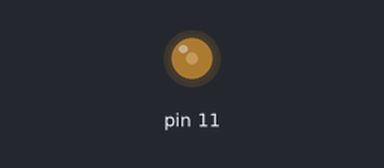
A sketch run on a simulated Arduino Uno, built with avr-gcc and run on an emulated ATmega328P. On the bench: output pins drawn as LEDs (lit = HIGH).

Above: at 0.1 s.
Timing chart, 0 to 1.6 s (numbered marks = the images above):
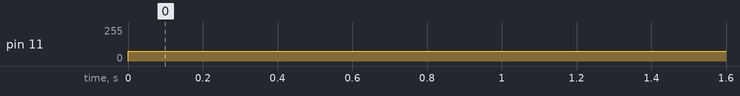

The sketch:

Multimeter2.ino
```cpp
int Helligkeit; //0 = keine Helligkeit und 255 = volle Helligkeit
void setup() {
  // put your setup code here, to run once:
pinMode(11,OUTPUT);
}

void loop() {
  // put your main code here, to run repeatedly:
  Helligkeit = 75;
  analogWrite(11, Helligkeit); //Erzeugung eines PWM-Signal mit ein (Helligkeit/255)% Dutycycle
}
```

Measured:
- by itself, pin 11: 0/255 → 75/255 at 0.00 s
